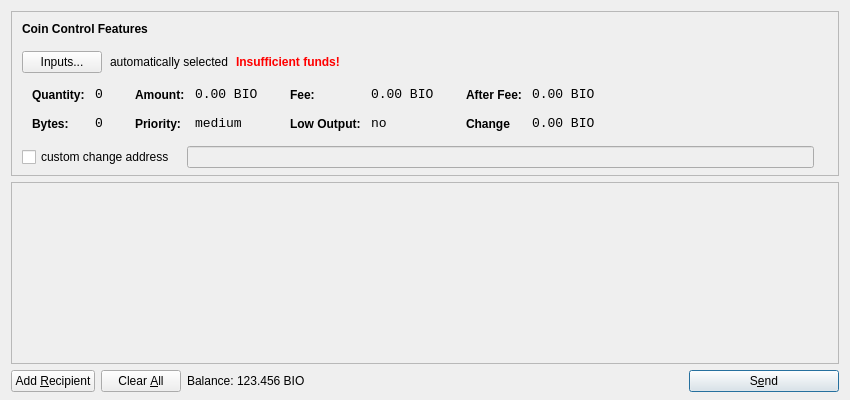
<?xml version="1.0" encoding="UTF-8"?>
<ui version="4.0">
 <class>SendCoinsDialog</class>
 <widget class="QDialog" name="SendCoinsDialog">
  <property name="geometry">
   <rect>
    <x>0</x>
    <y>0</y>
    <width>850</width>
    <height>400</height>
   </rect>
  </property>
  <property name="windowTitle">
   <string>Send Coins</string>
  </property>
  <layout class="QVBoxLayout" name="verticalLayout" stretch="0,1,0">
   <property name="bottomMargin">
    <number>8</number>
   </property>
   <item>
    <widget class="QFrame" name="frameCoinControl">
     <property name="sizePolicy">
      <sizepolicy hsizetype="Expanding" vsizetype="Expanding">
       <horstretch>0</horstretch>
       <verstretch>0</verstretch>
      </sizepolicy>
     </property>
     <property name="maximumSize">
      <size>
       <width>16777215</width>
       <height>16777215</height>
      </size>
     </property>
     <property name="frameShape">
      <enum>QFrame::StyledPanel</enum>
     </property>
     <property name="frameShadow">
      <enum>QFrame::Sunken</enum>
     </property>
     <layout class="QVBoxLayout" name="verticalLayoutCoinControl2">
      <property name="spacing">
       <number>-1</number>
      </property>
      <property name="leftMargin">
       <number>0</number>
      </property>
      <property name="topMargin">
       <number>0</number>
      </property>
      <property name="rightMargin">
       <number>0</number>
      </property>
      <property name="bottomMargin">
       <number>6</number>
      </property>
      <item>
       <layout class="QVBoxLayout" name="verticalLayoutCoinControl" stretch="0,0,0,0,1">
        <property name="spacing">
         <number>0</number>
        </property>
        <property name="leftMargin">
         <number>10</number>
        </property>
        <property name="topMargin">
         <number>10</number>
        </property>
        <item>
         <layout class="QHBoxLayout" name="horizontalLayoutCoinControl1">
          <property name="bottomMargin">
           <number>15</number>
          </property>
          <item>
           <widget class="QLabel" name="labelCoinControlFeatures">
            <property name="sizePolicy">
             <sizepolicy hsizetype="Preferred" vsizetype="Maximum">
              <horstretch>0</horstretch>
              <verstretch>0</verstretch>
             </sizepolicy>
            </property>
            <property name="font">
             <font>
              <weight>75</weight>
              <bold>true</bold>
             </font>
            </property>
            <property name="styleSheet">
             <string notr="true">font-weight:bold;</string>
            </property>
            <property name="text">
             <string>Coin Control Features</string>
            </property>
           </widget>
          </item>
         </layout>
        </item>
        <item>
         <layout class="QHBoxLayout" name="horizontalLayoutCoinControl2" stretch="0,0,0,0">
          <property name="spacing">
           <number>8</number>
          </property>
          <property name="bottomMargin">
           <number>10</number>
          </property>
          <item>
           <widget class="QPushButton" name="pushButtonCoinControl">
            <property name="styleSheet">
             <string notr="true"/>
            </property>
            <property name="text">
             <string>Inputs...</string>
            </property>
           </widget>
          </item>
          <item>
           <widget class="QLabel" name="labelCoinControlAutomaticallySelected">
            <property name="text">
             <string>automatically selected</string>
            </property>
            <property name="margin">
             <number>5</number>
            </property>
           </widget>
          </item>
          <item>
           <widget class="QLabel" name="labelCoinControlInsuffFunds">
            <property name="font">
             <font>
              <weight>75</weight>
              <bold>true</bold>
             </font>
            </property>
            <property name="styleSheet">
             <string notr="true">color:red;font-weight:bold;</string>
            </property>
            <property name="text">
             <string>Insufficient funds!</string>
            </property>
            <property name="margin">
             <number>5</number>
            </property>
           </widget>
          </item>
          <item>
           <spacer name="horizontalSpacerCoinControl">
            <property name="orientation">
             <enum>Qt::Horizontal</enum>
            </property>
            <property name="sizeHint" stdset="0">
             <size>
              <width>40</width>
              <height>1</height>
             </size>
            </property>
           </spacer>
          </item>
         </layout>
        </item>
        <item>
         <widget class="QWidget" name="widgetCoinControl" native="true">
          <property name="sizePolicy">
           <sizepolicy hsizetype="Preferred" vsizetype="Preferred">
            <horstretch>0</horstretch>
            <verstretch>0</verstretch>
           </sizepolicy>
          </property>
          <property name="minimumSize">
           <size>
            <width>0</width>
            <height>0</height>
           </size>
          </property>
          <property name="styleSheet">
           <string notr="true"/>
          </property>
          <layout class="QHBoxLayout" name="horizontalLayoutCoinControl5">
           <property name="margin">
            <number>0</number>
           </property>
           <item>
            <layout class="QHBoxLayout" name="horizontalLayoutCoinControl3" stretch="0,0,0,1">
             <property name="spacing">
              <number>20</number>
             </property>
             <property name="topMargin">
              <number>0</number>
             </property>
             <property name="bottomMargin">
              <number>10</number>
             </property>
             <item>
              <layout class="QFormLayout" name="formLayoutCoinControl1">
               <property name="horizontalSpacing">
                <number>10</number>
               </property>
               <property name="verticalSpacing">
                <number>14</number>
               </property>
               <property name="leftMargin">
                <number>10</number>
               </property>
               <property name="topMargin">
                <number>4</number>
               </property>
               <property name="rightMargin">
                <number>6</number>
               </property>
               <item row="0" column="0">
                <widget class="QLabel" name="labelCoinControlQuantityText">
                 <property name="styleSheet">
                  <string notr="true">font-weight:bold;</string>
                 </property>
                 <property name="text">
                  <string>Quantity:</string>
                 </property>
                 <property name="margin">
                  <number>0</number>
                 </property>
                </widget>
               </item>
               <item row="0" column="1">
                <widget class="QLabel" name="labelCoinControlQuantity">
                 <property name="font">
                  <font>
                   <family>Monospace</family>
                   <pointsize>10</pointsize>
                  </font>
                 </property>
                 <property name="cursor">
                  <cursorShape>IBeamCursor</cursorShape>
                 </property>
                 <property name="contextMenuPolicy">
                  <enum>Qt::ActionsContextMenu</enum>
                 </property>
                 <property name="text">
                  <string>0</string>
                 </property>
                 <property name="margin">
                  <number>0</number>
                 </property>
                 <property name="textInteractionFlags">
                  <set>Qt::LinksAccessibleByMouse|Qt::TextSelectableByKeyboard|Qt::TextSelectableByMouse</set>
                 </property>
                </widget>
               </item>
               <item row="1" column="0">
                <widget class="QLabel" name="labelCoinControlBytesText">
                 <property name="styleSheet">
                  <string notr="true">font-weight:bold;</string>
                 </property>
                 <property name="text">
                  <string>Bytes:</string>
                 </property>
                </widget>
               </item>
               <item row="1" column="1">
                <widget class="QLabel" name="labelCoinControlBytes">
                 <property name="font">
                  <font>
                   <family>Monospace</family>
                   <pointsize>10</pointsize>
                  </font>
                 </property>
                 <property name="cursor">
                  <cursorShape>IBeamCursor</cursorShape>
                 </property>
                 <property name="contextMenuPolicy">
                  <enum>Qt::ActionsContextMenu</enum>
                 </property>
                 <property name="text">
                  <string>0</string>
                 </property>
                 <property name="textInteractionFlags">
                  <set>Qt::LinksAccessibleByMouse|Qt::TextSelectableByKeyboard|Qt::TextSelectableByMouse</set>
                 </property>
                </widget>
               </item>
              </layout>
             </item>
             <item>
              <layout class="QFormLayout" name="formLayoutCoinControl2">
               <property name="horizontalSpacing">
                <number>10</number>
               </property>
               <property name="verticalSpacing">
                <number>14</number>
               </property>
               <property name="leftMargin">
                <number>6</number>
               </property>
               <property name="topMargin">
                <number>4</number>
               </property>
               <property name="rightMargin">
                <number>6</number>
               </property>
               <item row="0" column="0">
                <widget class="QLabel" name="labelCoinControlAmountText">
                 <property name="styleSheet">
                  <string notr="true">font-weight:bold;</string>
                 </property>
                 <property name="text">
                  <string>Amount:</string>
                 </property>
                 <property name="margin">
                  <number>0</number>
                 </property>
                </widget>
               </item>
               <item row="0" column="1">
                <widget class="QLabel" name="labelCoinControlAmount">
                 <property name="font">
                  <font>
                   <family>Monospace</family>
                   <pointsize>10</pointsize>
                  </font>
                 </property>
                 <property name="cursor">
                  <cursorShape>IBeamCursor</cursorShape>
                 </property>
                 <property name="contextMenuPolicy">
                  <enum>Qt::ActionsContextMenu</enum>
                 </property>
                 <property name="text">
                  <string>0.00 BIO</string>
                 </property>
                 <property name="textInteractionFlags">
                  <set>Qt::LinksAccessibleByMouse|Qt::TextSelectableByKeyboard|Qt::TextSelectableByMouse</set>
                 </property>
                </widget>
               </item>
               <item row="1" column="0">
                <widget class="QLabel" name="labelCoinControlPriorityText">
                 <property name="styleSheet">
                  <string notr="true">font-weight:bold;</string>
                 </property>
                 <property name="text">
                  <string>Priority:</string>
                 </property>
                </widget>
               </item>
               <item row="1" column="1">
                <widget class="QLabel" name="labelCoinControlPriority">
                 <property name="font">
                  <font>
                   <family>Monospace</family>
                   <pointsize>10</pointsize>
                  </font>
                 </property>
                 <property name="cursor">
                  <cursorShape>IBeamCursor</cursorShape>
                 </property>
                 <property name="contextMenuPolicy">
                  <enum>Qt::ActionsContextMenu</enum>
                 </property>
                 <property name="text">
                  <string>medium</string>
                 </property>
                 <property name="textInteractionFlags">
                  <set>Qt::LinksAccessibleByMouse|Qt::TextSelectableByKeyboard|Qt::TextSelectableByMouse</set>
                 </property>
                </widget>
               </item>
              </layout>
             </item>
             <item>
              <layout class="QFormLayout" name="formLayoutCoinControl3">
               <property name="horizontalSpacing">
                <number>10</number>
               </property>
               <property name="verticalSpacing">
                <number>14</number>
               </property>
               <property name="leftMargin">
                <number>6</number>
               </property>
               <property name="topMargin">
                <number>4</number>
               </property>
               <property name="rightMargin">
                <number>6</number>
               </property>
               <item row="0" column="0">
                <widget class="QLabel" name="labelCoinControlFeeText">
                 <property name="styleSheet">
                  <string notr="true">font-weight:bold;</string>
                 </property>
                 <property name="text">
                  <string>Fee:</string>
                 </property>
                 <property name="margin">
                  <number>0</number>
                 </property>
                </widget>
               </item>
               <item row="0" column="1">
                <widget class="QLabel" name="labelCoinControlFee">
                 <property name="font">
                  <font>
                   <family>Monospace</family>
                   <pointsize>10</pointsize>
                  </font>
                 </property>
                 <property name="cursor">
                  <cursorShape>IBeamCursor</cursorShape>
                 </property>
                 <property name="contextMenuPolicy">
                  <enum>Qt::ActionsContextMenu</enum>
                 </property>
                 <property name="text">
                  <string>0.00 BIO</string>
                 </property>
                 <property name="textInteractionFlags">
                  <set>Qt::LinksAccessibleByMouse|Qt::TextSelectableByKeyboard|Qt::TextSelectableByMouse</set>
                 </property>
                </widget>
               </item>
               <item row="1" column="0">
                <widget class="QLabel" name="labelCoinControlLowOutputText">
                 <property name="styleSheet">
                  <string notr="true">font-weight:bold;</string>
                 </property>
                 <property name="text">
                  <string>Low Output:</string>
                 </property>
                </widget>
               </item>
               <item row="1" column="1">
                <widget class="QLabel" name="labelCoinControlLowOutput">
                 <property name="font">
                  <font>
                   <family>Monospace</family>
                   <pointsize>10</pointsize>
                  </font>
                 </property>
                 <property name="cursor">
                  <cursorShape>IBeamCursor</cursorShape>
                 </property>
                 <property name="contextMenuPolicy">
                  <enum>Qt::ActionsContextMenu</enum>
                 </property>
                 <property name="text">
                  <string>no</string>
                 </property>
                 <property name="textInteractionFlags">
                  <set>Qt::LinksAccessibleByMouse|Qt::TextSelectableByKeyboard|Qt::TextSelectableByMouse</set>
                 </property>
                </widget>
               </item>
              </layout>
             </item>
             <item>
              <layout class="QFormLayout" name="formLayoutCoinControl4">
               <property name="horizontalSpacing">
                <number>10</number>
               </property>
               <property name="verticalSpacing">
                <number>14</number>
               </property>
               <property name="leftMargin">
                <number>6</number>
               </property>
               <property name="topMargin">
                <number>4</number>
               </property>
               <property name="rightMargin">
                <number>6</number>
               </property>
               <item row="0" column="0">
                <widget class="QLabel" name="labelCoinControlAfterFeeText">
                 <property name="styleSheet">
                  <string notr="true">font-weight:bold;</string>
                 </property>
                 <property name="text">
                  <string>After Fee:</string>
                 </property>
                 <property name="margin">
                  <number>0</number>
                 </property>
                </widget>
               </item>
               <item row="0" column="1">
                <widget class="QLabel" name="labelCoinControlAfterFee">
                 <property name="font">
                  <font>
                   <family>Monospace</family>
                   <pointsize>10</pointsize>
                  </font>
                 </property>
                 <property name="cursor">
                  <cursorShape>IBeamCursor</cursorShape>
                 </property>
                 <property name="contextMenuPolicy">
                  <enum>Qt::ActionsContextMenu</enum>
                 </property>
                 <property name="text">
                  <string>0.00 BIO</string>
                 </property>
                 <property name="textInteractionFlags">
                  <set>Qt::LinksAccessibleByMouse|Qt::TextSelectableByKeyboard|Qt::TextSelectableByMouse</set>
                 </property>
                </widget>
               </item>
               <item row="1" column="0">
                <widget class="QLabel" name="labelCoinControlChangeText">
                 <property name="styleSheet">
                  <string notr="true">font-weight:bold;</string>
                 </property>
                 <property name="text">
                  <string>Change</string>
                 </property>
                </widget>
               </item>
               <item row="1" column="1">
                <widget class="QLabel" name="labelCoinControlChange">
                 <property name="font">
                  <font>
                   <family>Monospace</family>
                   <pointsize>10</pointsize>
                  </font>
                 </property>
                 <property name="cursor">
                  <cursorShape>IBeamCursor</cursorShape>
                 </property>
                 <property name="contextMenuPolicy">
                  <enum>Qt::ActionsContextMenu</enum>
                 </property>
                 <property name="text">
                  <string>0.00 BIO</string>
                 </property>
                 <property name="textInteractionFlags">
                  <set>Qt::LinksAccessibleByMouse|Qt::TextSelectableByKeyboard|Qt::TextSelectableByMouse</set>
                 </property>
                </widget>
               </item>
              </layout>
             </item>
            </layout>
           </item>
          </layout>
         </widget>
        </item>
        <item>
         <layout class="QHBoxLayout" name="horizontalLayoutCoinControl4" stretch="0,0,0">
          <property name="spacing">
           <number>12</number>
          </property>
          <property name="sizeConstraint">
           <enum>QLayout::SetDefaultConstraint</enum>
          </property>
          <property name="topMargin">
           <number>5</number>
          </property>
          <property name="rightMargin">
           <number>5</number>
          </property>
          <item>
           <widget class="QCheckBox" name="checkBoxCoinControlChange">
            <property name="text">
             <string>custom change address</string>
            </property>
           </widget>
          </item>
          <item>
           <widget class="QLineEdit" name="lineEditCoinControlChange">
            <property name="enabled">
             <bool>false</bool>
            </property>
            <property name="sizePolicy">
             <sizepolicy hsizetype="Expanding" vsizetype="Fixed">
              <horstretch>0</horstretch>
              <verstretch>0</verstretch>
             </sizepolicy>
            </property>
           </widget>
          </item>
          <item>
           <widget class="QLabel" name="labelCoinControlChangeLabel">
            <property name="sizePolicy">
             <sizepolicy hsizetype="Preferred" vsizetype="Expanding">
              <horstretch>0</horstretch>
              <verstretch>0</verstretch>
             </sizepolicy>
            </property>
            <property name="minimumSize">
             <size>
              <width>0</width>
              <height>0</height>
             </size>
            </property>
            <property name="text">
             <string/>
            </property>
            <property name="margin">
             <number>3</number>
            </property>
           </widget>
          </item>
         </layout>
        </item>
        <item>
         <spacer name="verticalSpacerCoinControl">
          <property name="orientation">
           <enum>Qt::Vertical</enum>
          </property>
          <property name="sizeHint" stdset="0">
           <size>
            <width>800</width>
            <height>1</height>
           </size>
          </property>
         </spacer>
        </item>
       </layout>
      </item>
     </layout>
    </widget>
   </item>
   <item>
    <widget class="QScrollArea" name="scrollArea">
     <property name="widgetResizable">
      <bool>true</bool>
     </property>
     <widget class="QWidget" name="scrollAreaWidgetContents">
      <property name="geometry">
       <rect>
        <x>0</x>
        <y>0</y>
        <width>830</width>
        <height>165</height>
       </rect>
      </property>
      <layout class="QVBoxLayout" name="verticalLayout_2">
       <property name="margin">
        <number>0</number>
       </property>
       <item>
        <layout class="QVBoxLayout" name="entries">
         <property name="spacing">
          <number>6</number>
         </property>
        </layout>
       </item>
       <item>
        <spacer name="verticalSpacer">
         <property name="orientation">
          <enum>Qt::Vertical</enum>
         </property>
         <property name="sizeHint" stdset="0">
          <size>
           <width>20</width>
           <height>40</height>
          </size>
         </property>
        </spacer>
       </item>
      </layout>
     </widget>
    </widget>
   </item>
   <item>
    <layout class="QHBoxLayout" name="horizontalLayout">
     <item>
      <widget class="QPushButton" name="addButton">
       <property name="toolTip">
        <string>Send to multiple recipients at once</string>
       </property>
       <property name="text">
        <string>Add &amp;Recipient</string>
       </property>
       <property name="icon">
        <iconset resource="../bitcoin.qrc">
         <normaloff>:/icons/add</normaloff>:/icons/add</iconset>
       </property>
       <property name="autoDefault">
        <bool>false</bool>
       </property>
      </widget>
     </item>
     <item>
      <widget class="QPushButton" name="clearButton">
       <property name="sizePolicy">
        <sizepolicy hsizetype="Minimum" vsizetype="Fixed">
         <horstretch>0</horstretch>
         <verstretch>0</verstretch>
        </sizepolicy>
       </property>
       <property name="toolTip">
        <string>Remove all transaction fields</string>
       </property>
       <property name="text">
        <string>Clear &amp;All</string>
       </property>
       <property name="icon">
        <iconset resource="../bitcoin.qrc">
         <normaloff>:/icons/remove</normaloff>:/icons/remove</iconset>
       </property>
       <property name="autoRepeatDelay">
        <number>300</number>
       </property>
       <property name="autoDefault">
        <bool>false</bool>
       </property>
      </widget>
     </item>
     <item>
      <layout class="QHBoxLayout" name="horizontalLayout_2">
       <property name="spacing">
        <number>3</number>
       </property>
       <item>
        <widget class="QLabel" name="label">
         <property name="sizePolicy">
          <sizepolicy hsizetype="Preferred" vsizetype="Fixed">
           <horstretch>0</horstretch>
           <verstretch>0</verstretch>
          </sizepolicy>
         </property>
         <property name="text">
          <string>Balance:</string>
         </property>
        </widget>
       </item>
       <item>
        <widget class="QLabel" name="labelBalance">
         <property name="sizePolicy">
          <sizepolicy hsizetype="Preferred" vsizetype="Fixed">
           <horstretch>0</horstretch>
           <verstretch>0</verstretch>
          </sizepolicy>
         </property>
         <property name="cursor">
          <cursorShape>IBeamCursor</cursorShape>
         </property>
         <property name="text">
          <string>123.456 BIO</string>
         </property>
         <property name="textInteractionFlags">
          <set>Qt::LinksAccessibleByMouse|Qt::TextSelectableByKeyboard|Qt::TextSelectableByMouse</set>
         </property>
        </widget>
       </item>
      </layout>
     </item>
     <item>
      <spacer name="horizontalSpacer">
       <property name="orientation">
        <enum>Qt::Horizontal</enum>
       </property>
       <property name="sizeHint" stdset="0">
        <size>
         <width>40</width>
         <height>20</height>
        </size>
       </property>
      </spacer>
     </item>
     <item>
      <widget class="QPushButton" name="sendButton">
       <property name="minimumSize">
        <size>
         <width>150</width>
         <height>0</height>
        </size>
       </property>
       <property name="toolTip">
        <string>Confirm the send action</string>
       </property>
       <property name="text">
        <string>S&amp;end</string>
       </property>
       <property name="icon">
        <iconset resource="../bitcoin.qrc">
         <normaloff>:/icons/send</normaloff>:/icons/send</iconset>
       </property>
       <property name="default">
        <bool>true</bool>
       </property>
      </widget>
     </item>
    </layout>
   </item>
  </layout>
 </widget>
 <resources>
  <include location="../bitcoin.qrc"/>
 </resources>
 <connections/>
</ui>
